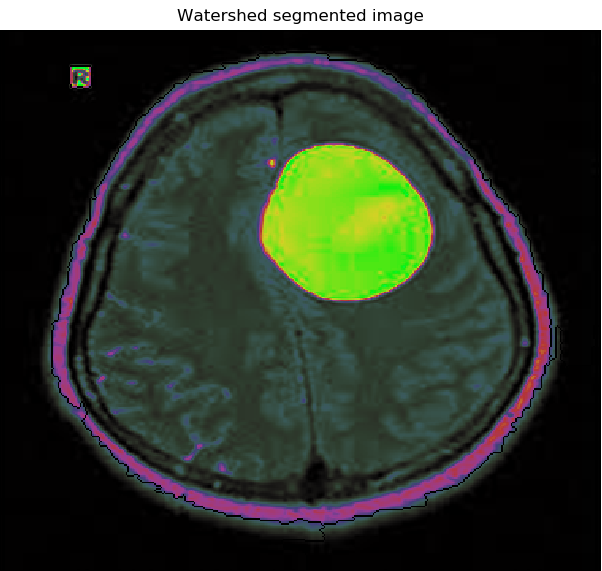
#> input picture Sample/Segmentation.PNG, 602 x 571 px
$ python -i segmentation.py   (imports and definitions only)   (older library calls are emulated)
#> lines starting #> are read from the running program, lines starting #| are printed output that depends on the picture; after the words box and inside, x2 and y2 are one past the last pixel; in counts of white or black regions, pixels touching at a corner belong together
import numpy as np
import cv2
from matplotlib import pyplot as plt
from skimage.morphology import extrema
from skimage.morphology import watershed as skwater
import time

def imageProcessing(im):
#> called with im = 'Sample/Segmentation.PNG'
    img = cv2.imread(im)
#> img is the input picture: shape (571, 602, 3); mean B, G, R 44.6, 56.6, 48.5
    gray = cv2.cvtColor(img, cv2.COLOR_BGR2GRAY)

    ret, thresh = cv2.threshold(gray, 0, 255, cv2.THRESH_OTSU)
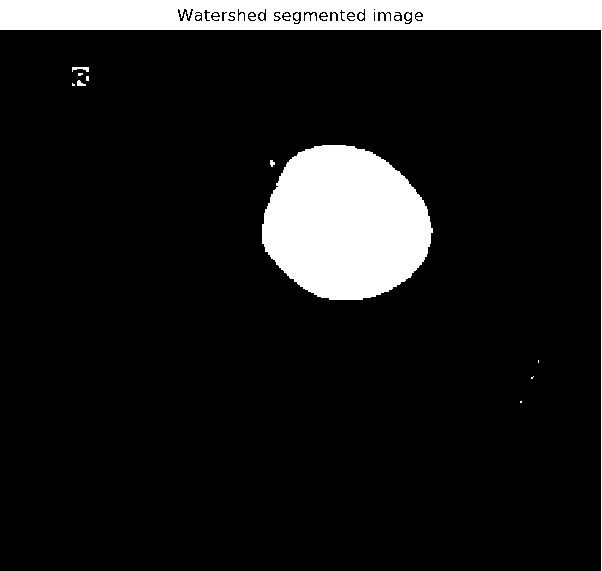
#> thresh: shape (571, 602); 11.1% white; 17 white regions (12 under 20 px), largest, box (x1, y1, x2, y2) and area: (262, 145, 433, 300) 20204, (0, 0, 602, 571) 17716, (72, 67, 89, 72) 53, (77, 80, 86, 86) 34, (270, 160, 275, 167) 25
#> ret = 121

    ret, markers = cv2.connectedComponents(thresh)
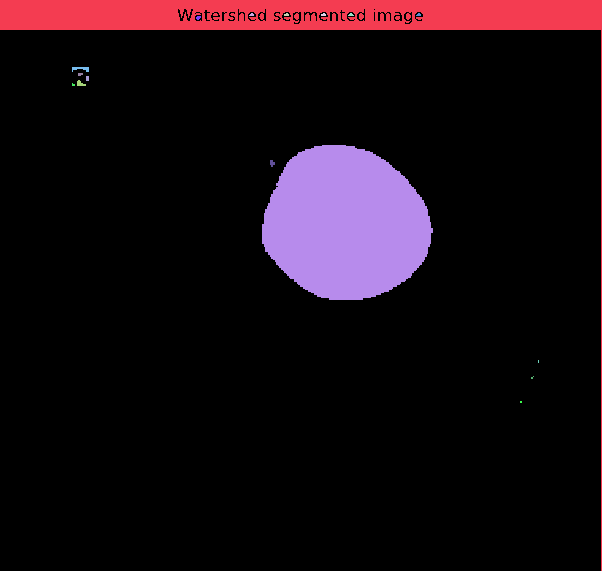
#> markers: shape (571, 602) int32; 18 distinct labels, from 0 to 17; one colour per label, 0 black
#> ret = 18

    marker_area = [np.sum(markers == m)
                  for m in range(np.max(markers)) if m != 0]
#> marker_area = [17716, 11, 12, 12, 12, 11, 15, 53, 13, 15, 34, 7, 20204, 25, 3, 5]

    largest_component = np.argmax(marker_area)+1
#> largest_component = 13

    brain_mask = markers == largest_component
#> brain_mask: shape (571, 602) bool; 5.9% white; 1 white region, box (x1, y1, x2, y2) and area: (262, 145, 433, 300) 20204

    brain_out = img.copy()

    brain_out[brain_mask == False] = (0, 0, 0)
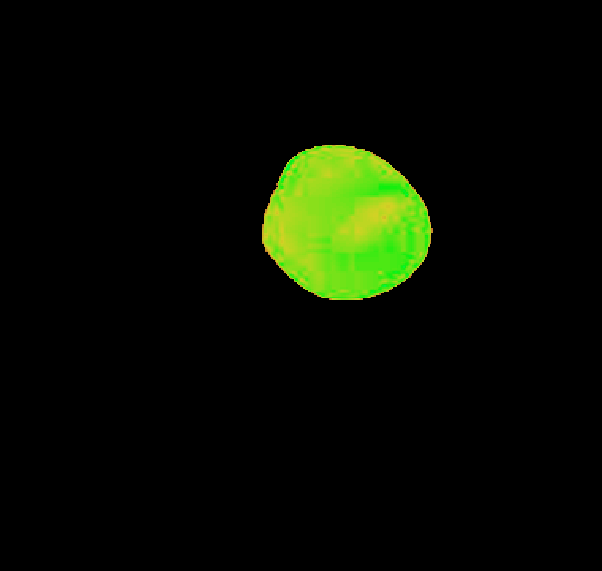
#> brain_out: shape (571, 602, 3); mean B, G, R 1.6, 13.1, 7.7

    img = cv2.imread(im)
    gray = cv2.cvtColor(img, cv2.COLOR_BGR2GRAY)
    ret, thresh = cv2.threshold(
        gray, 0, 255, cv2.THRESH_BINARY_INV+cv2.THRESH_OTSU)
#> ret = 121

    kernel = np.ones((3, 3), np.uint8)
    opening = cv2.morphologyEx(thresh, cv2.MORPH_OPEN, kernel, iterations=2)
#> opening: shape (571, 602); 88.6% white; 7 black regions (3 under 20 px), largest, box (x1, y1, x2, y2) and area: (262, 145, 433, 300) 20206, (0, 0, 602, 571) 18601, (72, 67, 89, 86) 189, (270, 160, 275, 167) 25

    sure_bg = cv2.dilate(opening, kernel, iterations=3)
#> sure_bg: shape (571, 602); 89.9% white; 3 black regions (1 under 20 px), largest, box (x1, y1, x2, y2) and area: (265, 148, 428, 297) 18288, (0, 0, 602, 27) 16254

    dist_transform = cv2.distanceTransform(opening, cv2.DIST_L2, 5)
    ret, sure_fg = cv2.threshold(
        dist_transform, 0.7*dist_transform.max(), 255, 0)
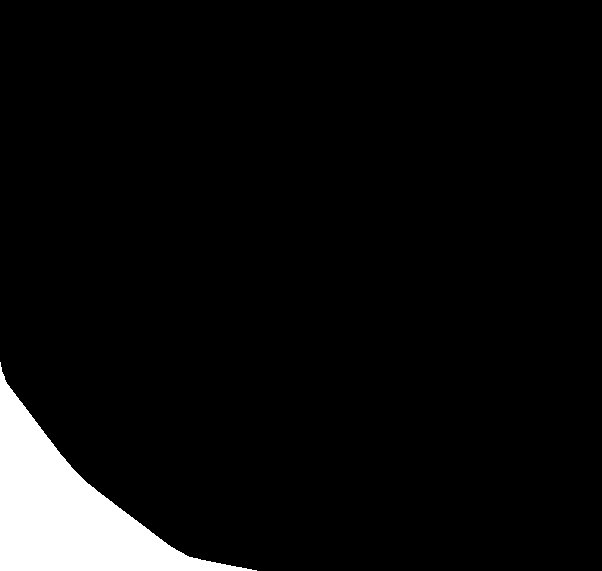
#> sure_fg: shape (571, 602) float32; 5.2% white; 1 white region, box (x1, y1, x2, y2) and area: (0, 362, 257, 571) 17836
#> ret = 285.3

    sure_fg = np.uint8(sure_fg)
    unknown = cv2.subtract(sure_bg, sure_fg)
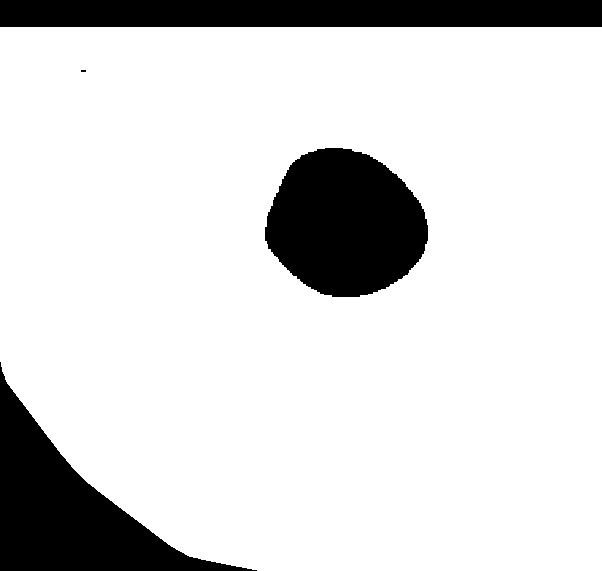
#> unknown: shape (571, 602); 84.8% white; 4 black regions (1 under 20 px), largest, box (x1, y1, x2, y2) and area: (265, 148, 428, 297) 18288, (0, 362, 257, 571) 17836, (0, 0, 602, 27) 16254

    ret, markers = cv2.connectedComponents(sure_fg)
#> ret = 2

    markers = markers+1

    markers[unknown == 255] = 0
#> markers: shape (571, 602) int32; 3 distinct labels, from 0 to 2
    markers = cv2.watershed(img, markers)
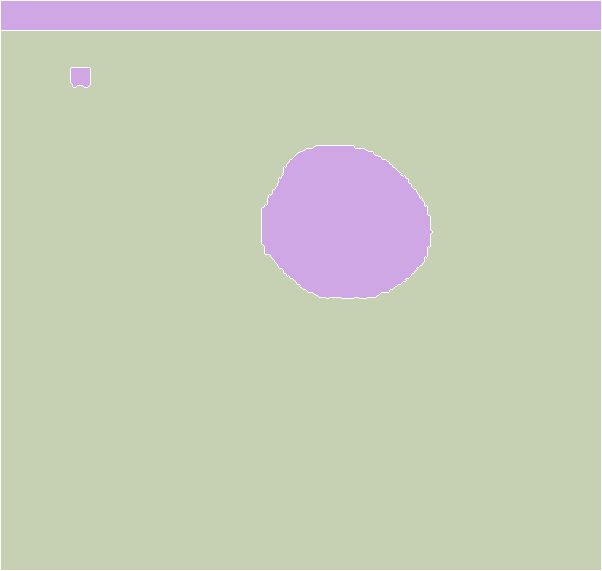
#> markers: shape (571, 602) int32; 3 distinct labels, from -1 to 2; one colour per label, 0 black, -1 white
    img[markers == -1] = [255, 0, 0]
#> img: shape (571, 602, 3); 1.02% of pixels changed, all inside (x1, y1, x2, y2) = (0, 0, 602, 571)

    im1 = cv2.cvtColor(img, cv2.COLOR_HSV2RGB)
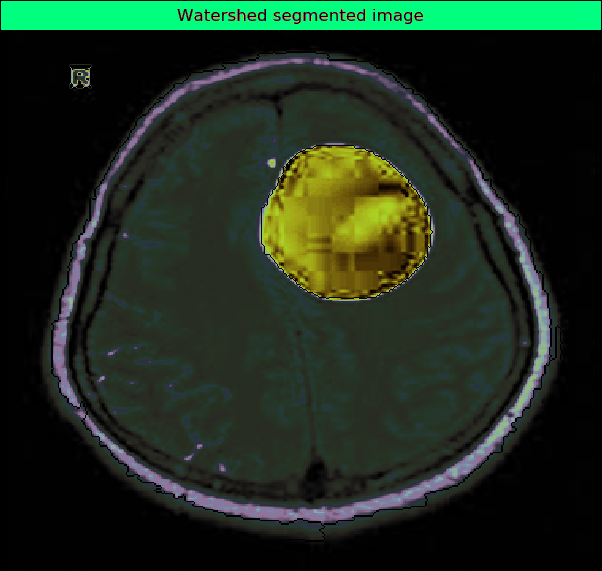
#> im1: shape (571, 602, 3); mean R, G, B 30.1, 44.8, 30.1
    timestr = time.strftime("%Y%m%d-%H%M%S")

    filepath = './out/'+im.split('.')[0]+'-'+timestr+'.jpg'
    cv2.imwrite(filepath,im1)

    return filepath

>>> result = imageProcessing('Sample/Segmentation.PNG')

$ run again, on Sample/sample image.PNG
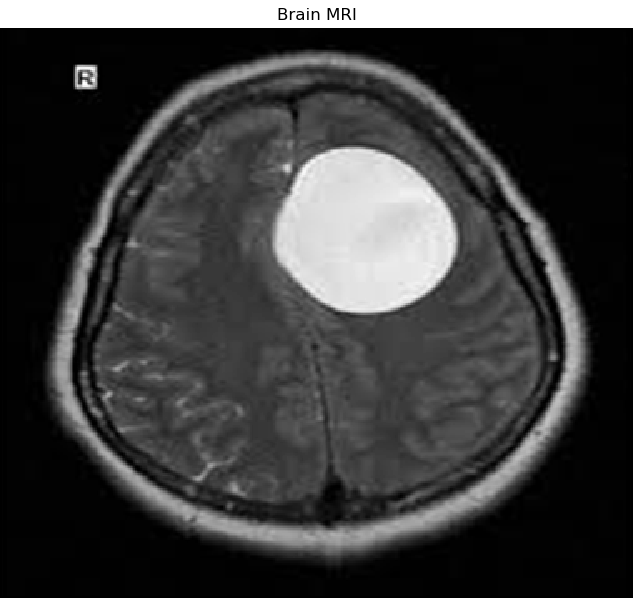
#> input picture Sample/sample image.PNG, 633 x 598 px
#> in imageProcessing, img is the input picture: shape (598, 633, 3); min 0, max 255, mean 61.4
#> in imageProcessing, `ret, thresh = cv2.threshold(gray, 0, 255, cv2.THRESH_OTSU)`:
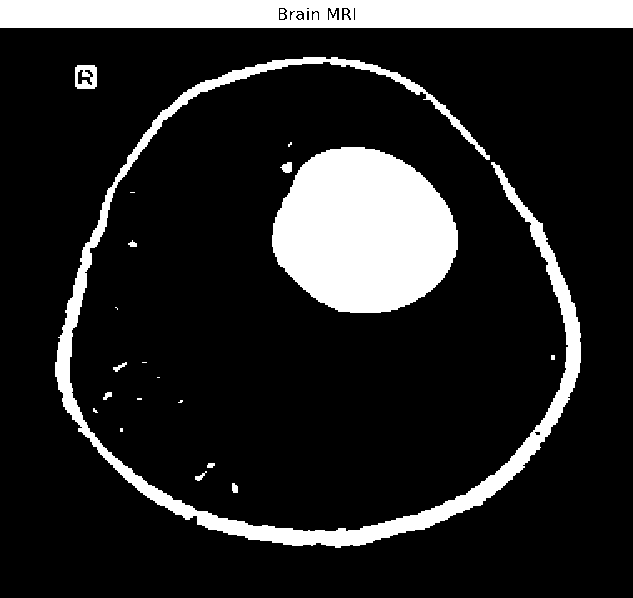
#> thresh: shape (598, 633); 15.6% white; 24 white regions (11 under 20 px), largest, box (x1, y1, x2, y2) and area: (272, 147, 458, 313) 23536, (0, 0, 633, 28) 17396, (55, 57, 581, 548) 17232
#> in imageProcessing, `ret, thresh = cv2.threshold(gray, 0, 255, cv2.THRESH_OTSU)`: ret = 121
#> in imageProcessing, `ret, markers = cv2.connectedComponents(thresh)`: ret = 25
#> marker_area = [17396, 18, 18, 23, 17232, 391, 12, 23536, 94, 5, 39, 4, 20, 55, 5, 3, 46, 10, 10, 15, 12, 34, 48]
#> largest_component = 8
#> brain_mask: shape (598, 633) bool; 6.2% white; 1 white region, box (x1, y1, x2, y2) and area: (272, 147, 458, 313) 23536
#> in imageProcessing, `ret, thresh = cv2.threshold( gray, 0, 255, cv2.THRESH_BINARY_INV+cv2.T..`: ret = 121
#> opening: shape (598, 633); 84.3% white; 21 black regions (9 under 20 px), largest, box (x1, y1, x2, y2) and area: (272, 147, 458, 313) 23536, (0, 0, 633, 28) 17724, (55, 57, 581, 548) 17333
#> sure_bg: shape (598, 633); 88.5% white; 61 black regions (52 under 20 px), largest, box (x1, y1, x2, y2) and area: (275, 150, 455, 310) 21460, (0, 0, 633, 25) 15825, (121, 223, 578, 543) 4727
#> in imageProcessing, `ret, sure_fg = cv2.threshold( dist_transform, 0.7*dist_transform.max()..`: ret = 119.3
#> in imageProcessing, `ret, markers = cv2.connectedComponents(sure_fg)`: ret = 3
#> img: shape (598, 633, 3); 1.34% of pixels changed, all inside (x1, y1, x2, y2) = (0, 0, 633, 598)
#> in imageProcessing, `im1 = cv2.cvtColor(img, cv2.COLOR_HSV2RGB)`:
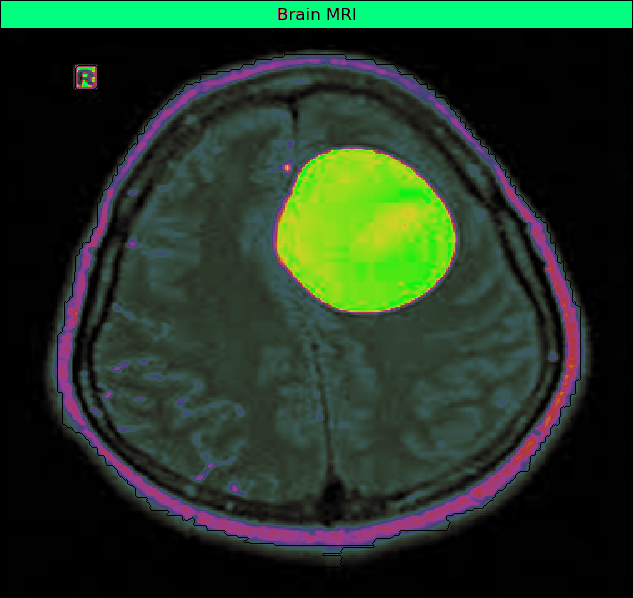
#> im1: shape (598, 633, 3); mean R, G, B 35.7, 54.9, 37.3
